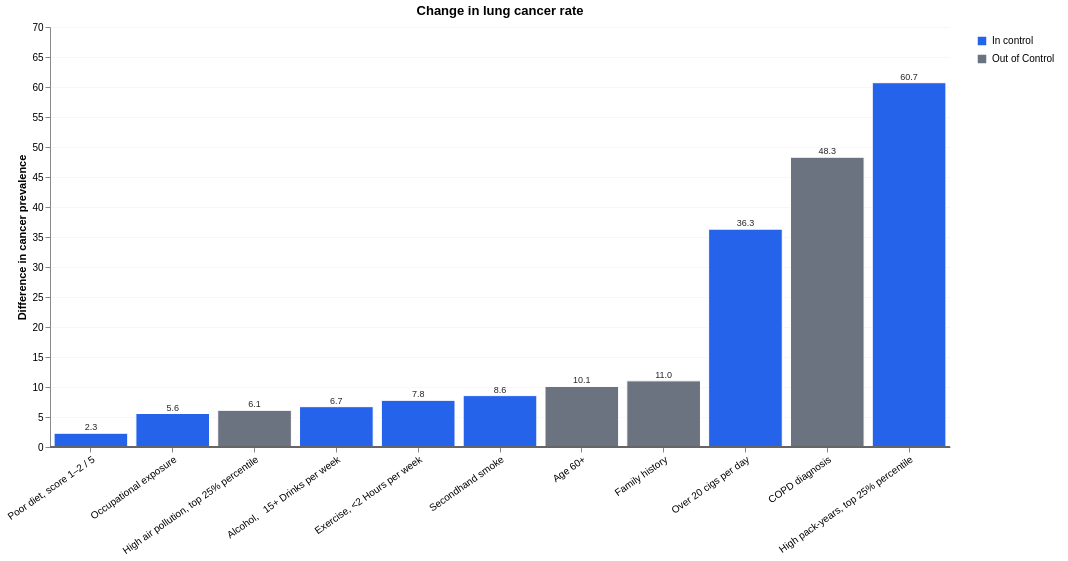

The Vega-Lite source for this figure:
### Vega-Lite specification from a JSON file in a GitHub repository (floating-point values rounded to 4 significant figures)
{"config": {"view": {"continuousWidth": 300, "continuousHeight": 300, "strokeWidth": 0}, "axisY": {"grid": true, "gridOpacity": 0.25}, "legend": {"orient": "right", "padding": 8}}, "layer": [{"mark": {"type": "bar", "stroke": "white", "strokeWidth": 1}, "encoding": {"color": {"field": "control", "legend": {"title": null}, "scale": {"domain": ["In control", "Out of Control"], "range": ["#2563eb", "#6b7280"]}, "type": "nominal"}, "x": {"axis": {"labelAngle": -35, "labelLimit": 280, "title": null}, "field": "label", "sort": ["Poor diet, score 1–2 / 5", "Occupational exposure", "High air pollution, top 25% percentile", "Alcohol,   15+ Drinks per week", "Exercise, <2 Hours per week", "Secondhand smoke", "Age 60+", "Family history", "Over 20 cigs per day", "COPD diagnosis", "High pack-years, top 25% percentile"], "type": "nominal"}, "y": {"field": "difference", "scale": {"domain": [0, 68.0]}, "title": "Difference in cancer prevalence", "type": "quantitative"}}, "title": "Change in lung cancer rate"}, {"mark": {"type": "text", "color": "#262626", "dy": -6, "size": 9}, "encoding": {"text": {"field": "difference", "format": ".1f", "type": "quantitative"}, "x": {"field": "label", "sort": ["Poor diet, score 1–2 / 5", "Occupational exposure", "High air pollution, top 25% percentile", "Alcohol,   15+ Drinks per week", "Exercise, <2 Hours per week", "Secondhand smoke", "Age 60+", "Family history", "Over 20 cigs per day", "COPD diagnosis", "High pack-years, top 25% percentile"], "type": "nominal"}, "y": {"field": "difference", "type": "quantitative"}}, "title": "Change in lung cancer rate"}, {"mark": {"type": "rule", "color": "#666666", "strokeWidth": 0.8}, "encoding": {"y": {"datum": 0}}}], "data": {"name": "data-2db3ed74e049d0c87172c19b1ed93330"}, "height": 420, "width": 900, "$schema": "https://vega.github.io/schema/vega-lite/v6.1.0.json", "datasets": {"data-2db3ed74e049d0c87172c19b1ed93330": [{"label": "Poor diet, score 1–2 / 5", "negative": 53.57, "positive": 55.86, "modifiable": true, "difference": 2.29, "control": "In control"}, {"label": "Occupational exposure", "negative": 53.36, "positive": 58.94, "modifiable": true, "difference": 5.581, "control": "In control"}, {"label": "High air pollution, top 25% percentile", "negative": 53.14, "positive": 59.25, "modifiable": false, "difference": 6.11, "control": "Out of Control"}, {"label": "Alcohol,   15+ Drinks per week", "negative": 54.45, "positive": 61.18, "modifiable": true, "difference": 6.722, "control": "In control"}, {"label": "Exercise, <2 Hours per week", "negative": 52.34, "positive": 60.12, "modifiable": true, "difference": 7.777, "control": "In control"}, {"label": "Secondhand smoke", "negative": 51.8, "positive": 60.36, "modifiable": true, "difference": 8.565, "control": "In control"}, {"label": "Age 60+", "negative": 51.24, "positive": 61.33, "modifiable": false, "difference": 10.09, "control": "Out of Control"}, {"label": "Family history", "negative": 52.35, "positive": 63.37, "modifiable": false, "difference": 11.03, "control": "Out of Control"}, {"label": "Over 20 cigs per day", "negative": 46.21, "positive": 82.52, "modifiable": true, "difference": 36.31, "control": "In control"}, {"label": "COPD diagnosis", "negative": 37.78, "positive": 86.07, "modifiable": false, "difference": 48.29, "control": "Out of Control"}, {"label": "High pack-years, top 25% percentile", "negative": 39.11, "positive": 99.83, "modifiable": true, "difference": 60.72, "control": "In control"}]}}
